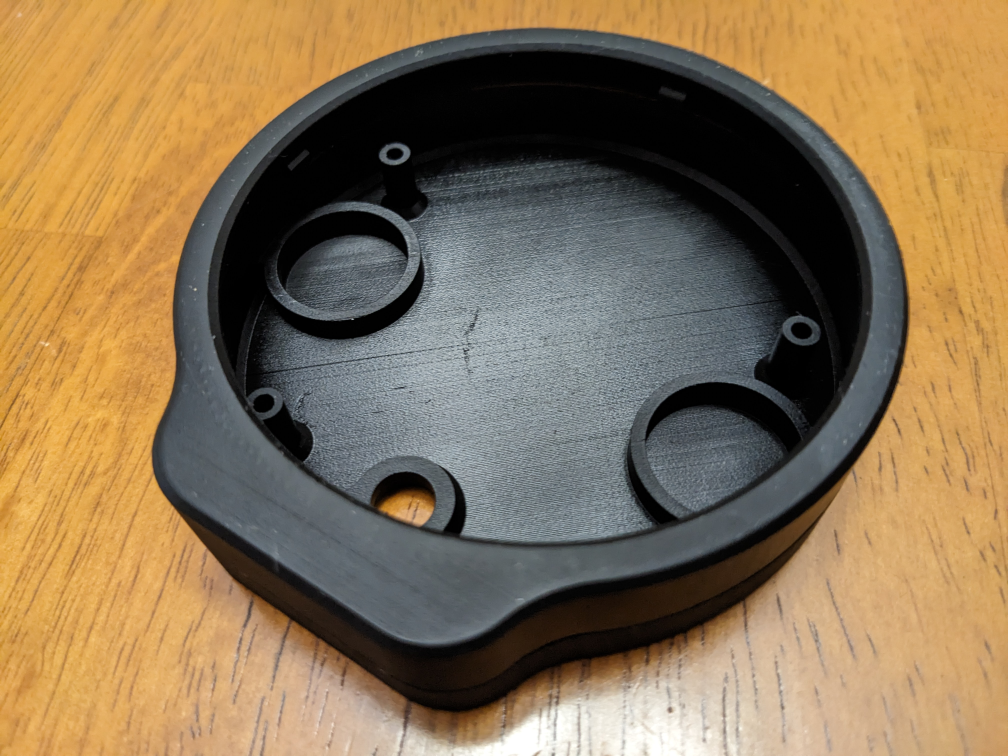
#> input picture imgs/3D_printed_parts.jpg, 4032 x 3024 px (shown at 1/4 size)
$ python resizer.py --input ../../imgs --output out
#> lines starting #> are read from the running program, lines starting #| are printed output that depends on the picture
import os
import argparse
from PIL import Image

def calculate_dimensions(original_width, original_height, target_width=None, target_height=None):
    """
    Calculates new dimensions maintaining the original aspect ratio.
    - If both are provided, works as a maximum bounding box.
    - If only one is provided, calculates the other proportionally.
    """
    if target_width and target_height:
        # Both provided: target_width and target_height act as a maximum bounding box
        ratio = min(target_width / original_width, target_height / original_height)
        # Avoid upscaling if the image is already smaller than the bounding box
        if ratio >= 1.0:
            return original_width, original_height
        return int(original_width * ratio), int(original_height * ratio)

    elif target_width:
        # Only width provided: calculate proportional height
        ratio = target_width / original_width
        return target_width, int(original_height * ratio)

    elif target_height:
        # Only height provided: calculate proportional width
        ratio = target_height / original_height
        return int(original_width * ratio), target_height

    # Fallback if somehow neither is passed (shouldn't happen due to parser validation)
    return original_width, original_height

def resize_images(input_folder, output_folder, target_width, target_height):
    """Resizes all valid images in input_folder and saves them to output_folder."""
#> called with input_folder = '../../imgs', output_folder = 'out', target_width = 800, target_height = 800
    if not os.path.exists(output_folder):
        os.makedirs(output_folder)
        print(f"Created output directory: {output_folder}")

    valid_extensions = ('.jpg', '.jpeg', '.png', '.bmp', '.webp', '.tiff')
    success_count = 0
    fail_count = 0

    for filename in os.listdir(input_folder):
        if filename.lower().endswith(valid_extensions):
            input_path = os.path.join(input_folder, filename)
            output_path = os.path.join(output_folder, filename)

            try:
                with Image.open(input_path) as img:
#> img is the input picture: PIL image 4032x3024 RGB; mean R, G, B 137.4, 115.1, 84
                    orig_w, orig_h = img.size
#> orig_w = 4032; orig_h = 3024

                    # Calculate target dimensions dynamically based on user input
                    new_w, new_h = calculate_dimensions(orig_w, orig_h, target_width, target_height)
#> new_w = 800; new_h = 600

                    # Perform high-quality resizing
                    resized_img = img.resize((new_w, new_h), Image.Resampling.LANCZOS)
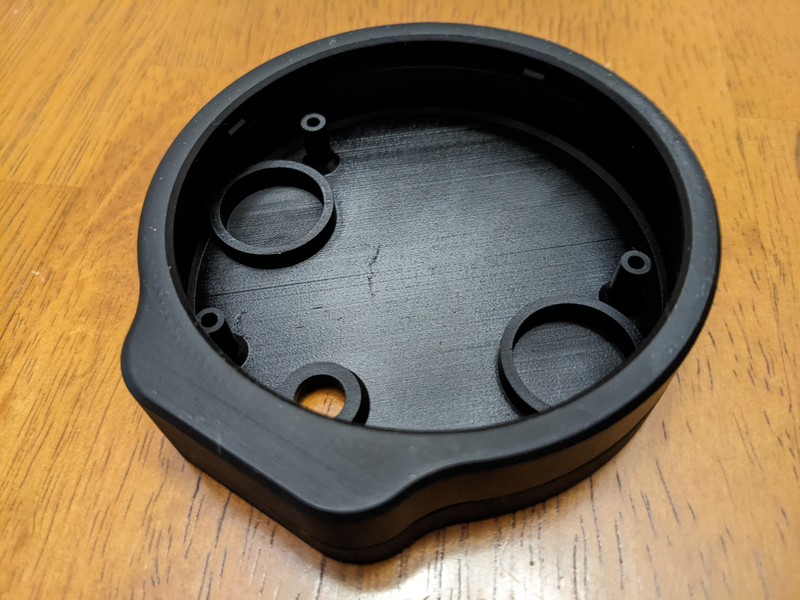
#> resized_img: PIL image 800x600 RGB; mean R, G, B 137.4, 115.1, 84
                    resized_img.save(output_path)

                    print(f"✓ Resized '{filename}': ({orig_w}x{orig_h}) -> ({new_w}x{new_h})")
#| ✓ Resized '3D_printed_parts.jpg': (4032x3024) -> (800x600)
                    success_count += 1
            except Exception as e:
                print(f"✗ Failed to process {filename}: {e}")
                fail_count += 1
#> pass 2 of the loop in resize_images, `for filename in os.listdir(input_folder):`:
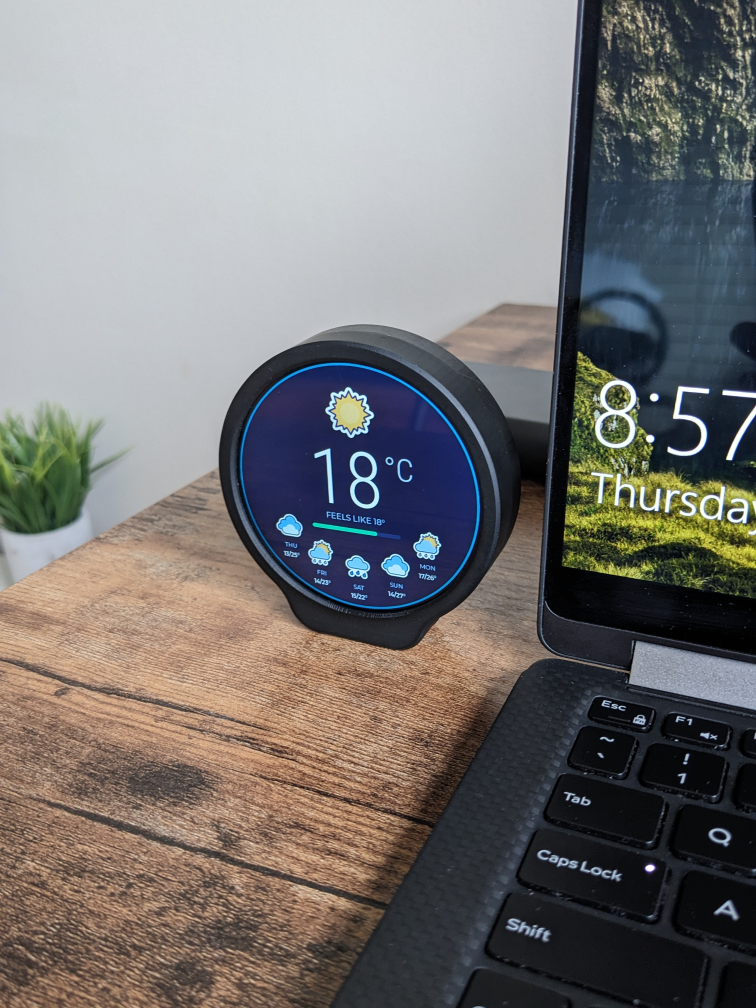
#> input picture imgs/img_01.jpg, 3024 x 4032 px (shown at 1/4 size)
#> in resize_images, img is the input picture: PIL image 3024x4032 RGB; mean R, G, B 120.1, 117.3, 116.1
#> in resize_images, `resized_img = img.resize((new_w, new_h), Image.Resampling.LANCZOS)`:
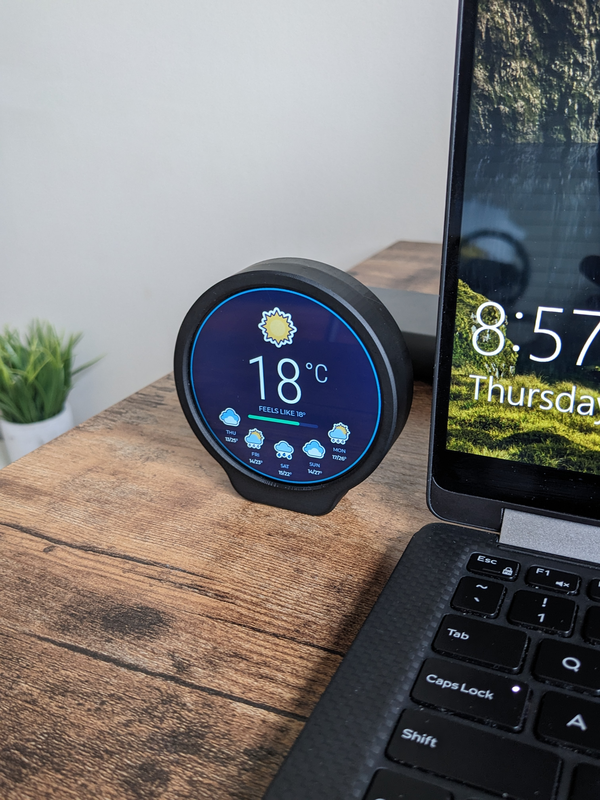
#> resized_img: PIL image 600x800 RGB; mean R, G, B 120.1, 117.3, 116.1
#| ✓ Resized 'img_01.jpg': (3024x4032) -> (600x800)

    print(f"\nDone! Successfully processed {success_count} images. Failed: {fail_count}.")

def main():
    parser = argparse.ArgumentParser(
        description="Batch resize images with strict aspect ratio preservation using explicit flags."
    )

    # Required named arguments (using explicit flags)
    parser.add_argument("-i", "--input", required=True, help="Path to the input directory containing original images")
    parser.add_argument("-o", "--output", required=True, help="Path to the output directory where resized images will be saved")

    # Optional dimension arguments (neither has a default, allowing us to detect if only one is passed)
    parser.add_argument("-w", "--width", type=int, help="Target width in pixels")
    parser.add_argument("-t", "--height", type=int, help="Target height in pixels")

    args = parser.parse_args()

    # Fallback check: If the user specified neither width nor height, default to 800x800
    if args.width is None and args.height is None:
        print("No dimensions specified. Defaulting to a maximum bounding box of 800x800 pixels.\n")
        width, height = 800, 800
    else:
        width, height = args.width, args.height

    resize_images(args.input, args.output, width, height)

if __name__ == "__main__":
    main()
